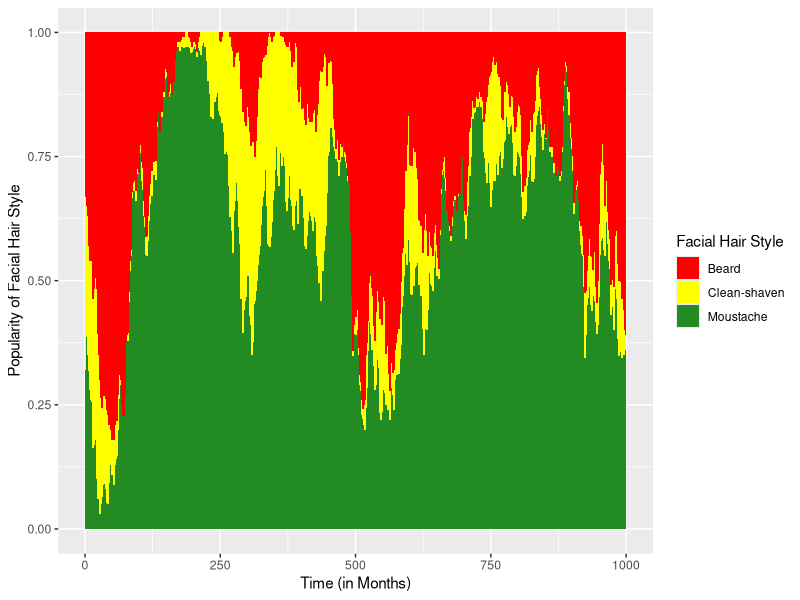

The R source for this figure:
## ---- chunk 1
knitr::opts_chunk$set(echo = TRUE)
## ---- chunk 2

library(ggplot2)

## ---- chunk 3

#Population Size#
#The number of agents to generate
popSize<-100



#Proportion of Hipsters#
#The proportion of agents who adopt an anticonformity strategy
propHipsters<-.01



#Probability of Hairstyle Change#
#The probability agents will change their facial hairstyle each month
pChange<-.33



#Social Group Size#
#The size of each agent's social group
groupSize<-30



#Months#
#Number of months to simulate
months<-1000

## ---- chunk 4

#Agent Generation#
#A function to generate agents
agentGenerate<-function(n,p){
  
  #Generate agent conformity strategies
  strategy<-c(rep("conformist",(1-p)*n),rep("hipster",p*n))
  
  #Generate agent facial hair styles
  facialHair<-sample(c("beard","clean","stash"),n,replace=T)
  
  #Put the agents together
  agents<-data.frame(strategy,facialHair)
  
  #Output the agents
  return(agents)
}



#Socialize#
#A function to generate agents social networks
socialize<-function(n,g){
  
  #Generate a blank matrix to represent the social network
  network<-matrix(0,n,n)
  
  #Loop through agents...
  for(a in 1:n){
    
    #Assign each agent a random number of agents whom they "know"
    network[a,sample((1:n)[-a],g)]<-1
    
  }
  
  #Output the agents' social network
  return(network)
  
}

## ---- chunk 5

#Generate the agents
agents<-agentGenerate(popSize,propHipsters)

#Generate the agents' social network
network<-socialize(popSize,groupSize)

#Make a blank dataframe to store model results
results<-data.frame("time"=1:months,
           "style"=rep(c("beard","clean","stash"),each=months),
           "prop"=NA
           )

#Loop through months
for(m in 1:months){
  
  
  #Assess#
  
  #Generate a blank matrix to store popularity of each facial hair type in each agent's social network
  propStyle<-matrix(NA,popSize,3)
  
  #Loop through agents...
  for(a in 1:popSize){
    
    #Compute the proportion of other agents in agent a's social network wearing each facial hair style
    propStyle[a,1]<-mean(agents$facialHair[network[a,]==1]=="beard")
    propStyle[a,2]<-mean(agents$facialHair[network[a,]==1]=="clean")
    propStyle[a,3]<-mean(agents$facialHair[network[a,]==1]=="stash")

  }
  
  
  
  #Switch#
  
  #Loop through agents...
  for(a in 1:popSize){
    
    #If the agent decides to change their facial hair...
    if(rbinom(1,1,pChange)){
      
      if(agents$strategy[a]=="conformist"){
      
        #Have the agent pick a hairstyle in proportion to popularity in their network
        agents$facialHair[a] <- sample(c("beard","clean","stash"),1,
               prob=propStyle[a,])
    
      } else {
        
        #Have the agent pick a hairstyle in proportion to unpopularity in their network
        agents$facialHair[a] <- sample(c("beard","clean","stash"),1,
               prob=1-propStyle[a,])
        
      }
    }
  }
  
  results$prop[results$time==m & results$style=="beard"] <- mean(agents$facialHair=="beard")
  results$prop[results$time==m & results$style=="clean"] <- mean(agents$facialHair=="clean")
  results$prop[results$time==m & results$style=="stash"] <- mean(agents$facialHair=="stash")
  
}


## ---- chunk 6

p1 <- ggplot(data=results,
             aes(x=time,
                 y=prop,
                 fill=style)
             )+
  labs(x="Time (in Months)",
       y="Popularity of Facial Hair Style",
       fill="Facial Hair Style")+
  scale_fill_manual(labels=c("Beard","Clean-shaven","Moustache"),
                             values=c("red","yellow","forestgreen"))+
  geom_area()

p1

